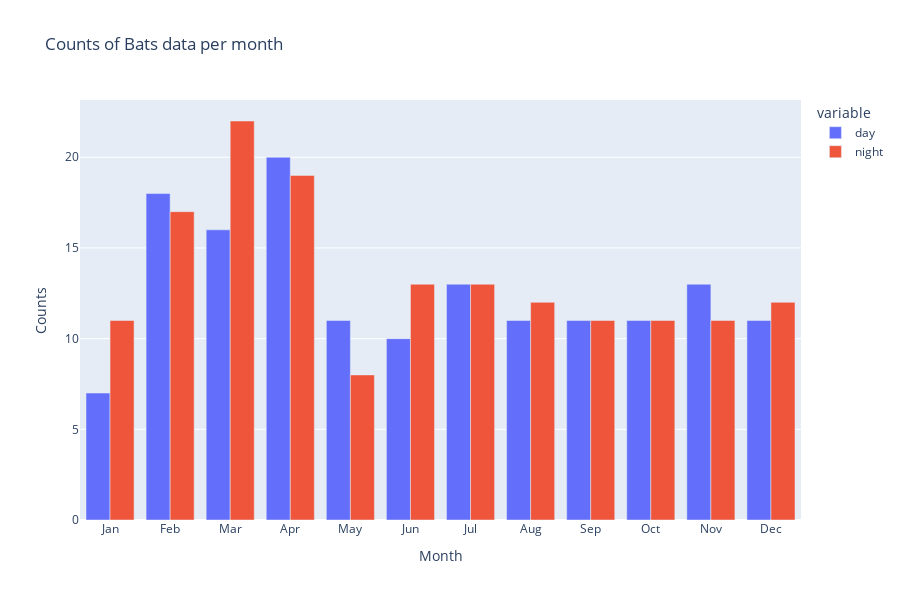

The code cell stored with this chart in its notebook:
### Code cell
px.bar(
    counts_month,
    x=counts_month.index,
    y=counts_month.columns,
    # side by side
    barmode="group",
    title=f"Counts of {station} data per month",
    labels={"value": "Counts"},
    color_discrete_sequence=px.colors.qualitative.Plotly,
).update_layout(height=600).update_xaxes(
    title_text="Month",
    tickvals=np.arange(1, 13),
    ticktext=["Jan", "Feb", "Mar", "Apr", "May", "Jun", "Jul", "Aug", "Sep", "Oct", "Nov", "Dec"],
).show()

### Figure 1 — Plotly figure (JSON) as saved in the notebook; plotly's stock layout.template omitted (floating-point values rounded to 4 significant figures)
{"data": [{"alignmentgroup": "True", "hovertemplate": "variable=day<br>month=%{x}<br>Counts=%{y}<extra></extra>", "legendgroup": "day", "marker": {"color": "#636EFA", "pattern": {"shape": ""}}, "name": "day", "offsetgroup": "day", "orientation": "v", "showlegend": true, "textposition": "auto", "type": "bar", "x": [1, 2, 3, 4, 5, 6, 7, 8, 9, 10, 11, 12], "xaxis": "x", "y": [7, 18, 16, 20, 11, 10, 13, 11, 11, 11, 13, 11], "yaxis": "y"}, {"alignmentgroup": "True", "hovertemplate": "variable=night<br>month=%{x}<br>Counts=%{y}<extra></extra>", "legendgroup": "night", "marker": {"color": "#EF553B", "pattern": {"shape": ""}}, "name": "night", "offsetgroup": "night", "orientation": "v", "showlegend": true, "textposition": "auto", "type": "bar", "x": [1, 2, 3, 4, 5, 6, 7, 8, 9, 10, 11, 12], "xaxis": "x", "y": [11, 17, 22, 19, 8, 13, 13, 12, 11, 11, 11, 12], "yaxis": "y"}], "layout": {"barmode": "group", "height": 600, "legend": {"title": {"text": "variable"}, "tracegroupgap": 0}, "title": {"text": "Counts of Bats data per month"}, "xaxis": {"anchor": "y", "domain": [0, 1], "ticktext": ["Jan", "Feb", "Mar", "Apr", "May", "Jun", "Jul", "Aug", "Sep", "Oct", "Nov", "Dec"], "tickvals": [1, 2, 3, 4, 5, 6, 7, 8, 9, 10, 11, 12], "title": {"text": "Month"}}, "yaxis": {"anchor": "x", "domain": [0, 1], "title": {"text": "Counts"}}}}
